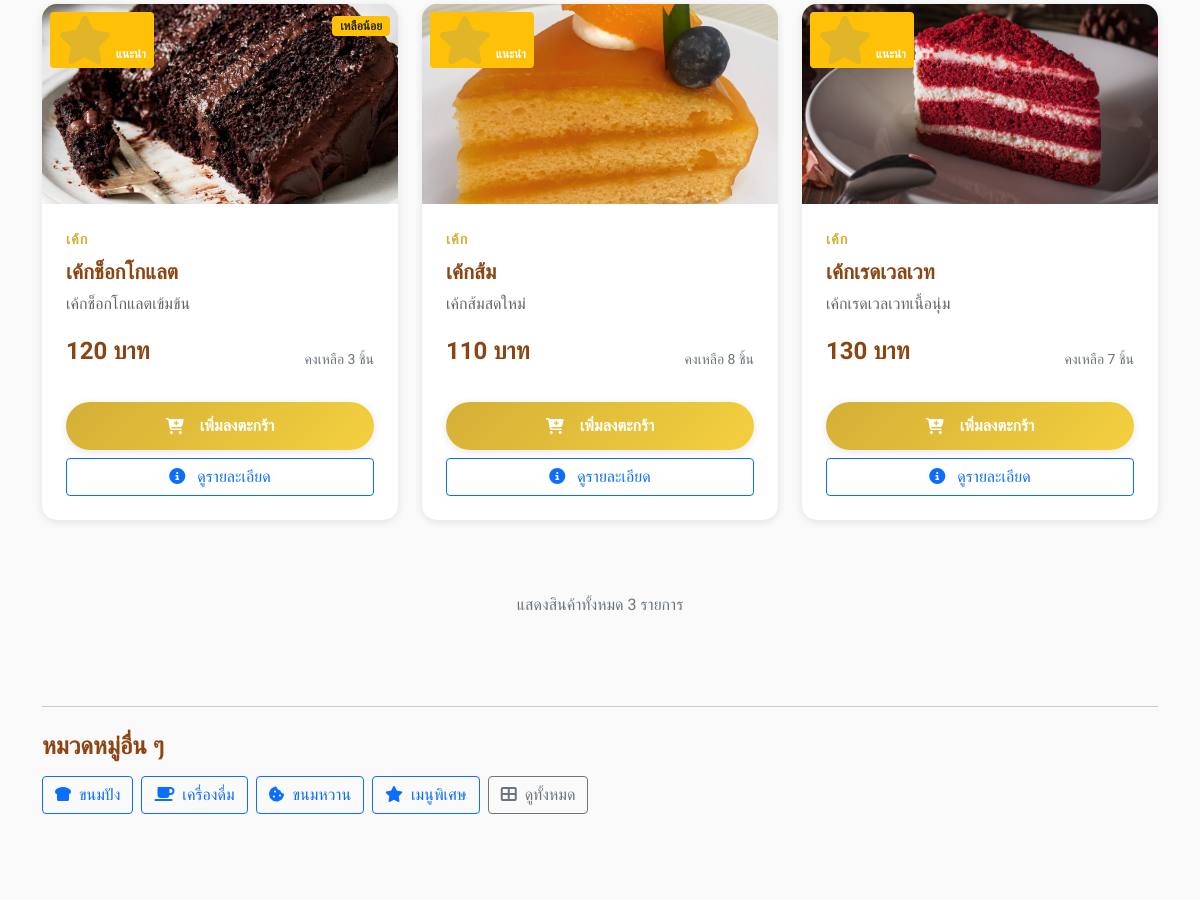
The page /category/1 (middle part) on the database as committed earlier.
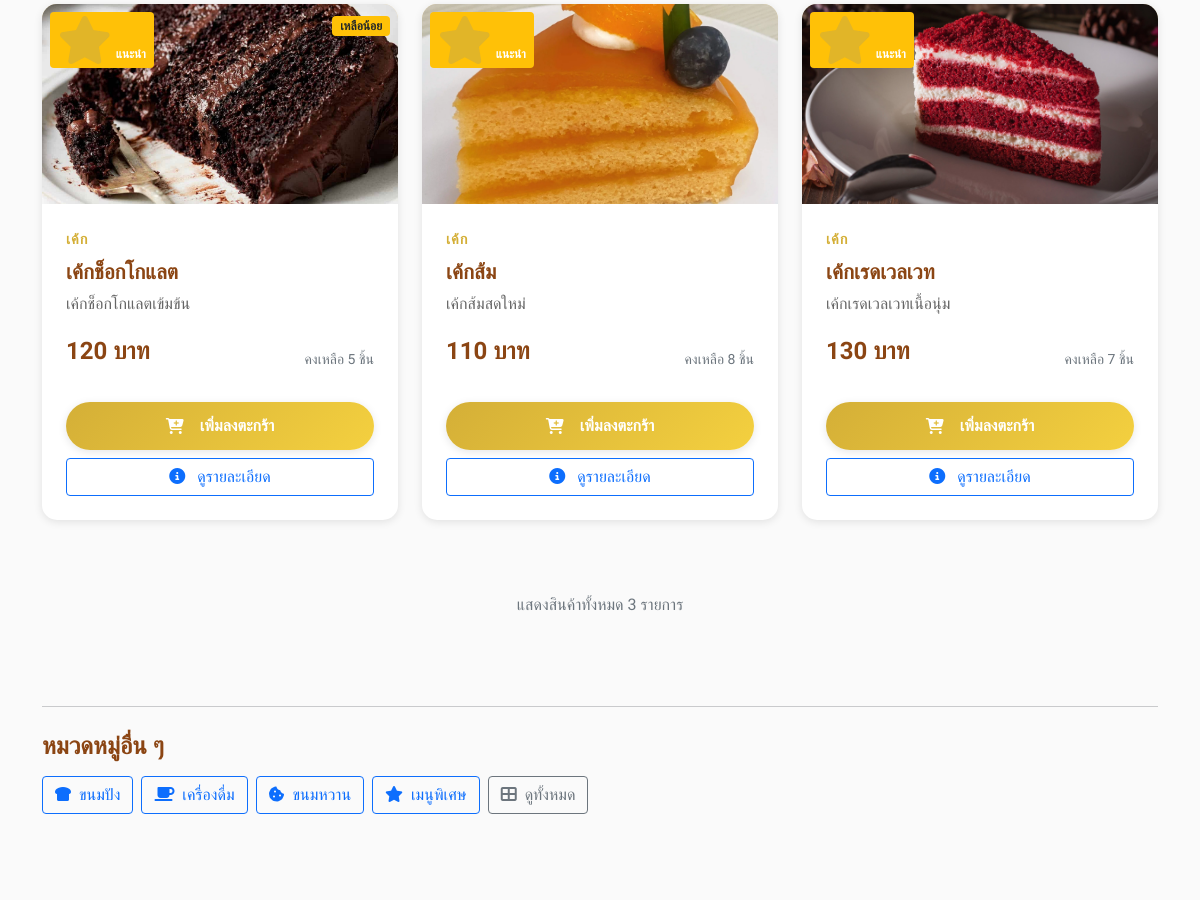
The same page on the database as committed later.
### tables this page shows
CREATE TABLE products (
        id INTEGER PRIMARY KEY AUTOINCREMENT,
        name TEXT NOT NULL,
        name_en TEXT,
        description TEXT,
        price DECIMAL(10,2) NOT NULL,
        image TEXT,
        category_id INTEGER,
        is_available BOOLEAN DEFAULT 1,
        is_featured BOOLEAN DEFAULT 0,
        stock_quantity INTEGER DEFAULT 0,
        created_at TIMESTAMP DEFAULT CURRENT_TIMESTAMP,
        FOREIGN KEY (category_id) REFERENCES categories (id)
    );

### app.py (the view)
@app.route('/category/<int:category_id>')
def category_by_id(category_id):
    categories = get_categories()
    products = get_products_by_category(category_id)
    category_name = None
    for cat in categories:
        if cat['id'] == category_id:
            category_name = cat['name']
            break
    if not category_name:
        flash('ไม่พบหมวดหมู่ที่ต้องการ')
        return redirect(url_for('index'))
    return render_template('category.html',
                         products=products,
                         category_name=category_name)

### app.py (called while the page is built, shortened)
def get_db_connection():
    conn = sqlite3.connect(DB_NAME)
    conn.row_factory = sqlite3.Row
    return conn

def get_categories():
    conn = get_db_connection()
    categories = conn.execute(
        "SELECT * FROM categories ORDER BY display_order"
    ).fetchall()
    conn.close()
    return categories

def get_products_by_category(category_id=None, featured_only=False):
    conn = get_db_connection()
    if category_id:
        if featured_only:
            products = conn.execute("""
                SELECT p.*, c.name as category_name
                FROM products p
                JOIN categories c ON p.category_id = c.id
                WHERE p.category_id = ? AND p.is_available = 1 AND p.is_featured = 1
                ORDER BY p.created_at DESC
            """, (category_id,)).fetchall()
        else:
            products = conn.execute("""
                SELECT p.*, c.name as category_name
                FROM products p
                JOIN categories c ON p.category_id = c.id
                WHERE p.category_id = ? AND p.is_available = 1
                ORDER BY p.created_at DESC
            """, (category_id,)).fetchall()
    conn.close()
    return products

### templates/category.html (shortened to what the changed rows need)
{% extends "layout.html" %}
{% block content %}
<div class="container py-5">
    {% if products %}
        <div class="row" id="products-container">
            {% for product in products %}
            <div class="col-lg-4 col-md-6 mb-4 product-item"
                 data-name="{{ product.name }}"
                 data-price="{{ product.price }}">
                <div class="product-card h-100">
                    <div class="product-image">
                        {% if product.image %}
                            <img src="{{ url_for('static', filename='images/products/' + product.image) }}"
                                 alt="{{ product.name }}"
                                 class="img-fluid"
                                 loading="lazy">
                        {% else %}
                            <i class="fas fa-birthday-cake"></i>
                        {% endif %}
                        {% if product.is_featured %}
                        <div class="position-absolute top-0 start-0 m-2">
                            <span class="badge bg-warning">
                                <i class="fas fa-star me-1"></i>แนะนำ
                            </span>
                        </div>
                        {% endif %}
                        {% if product.stock_quantity <= 5 and product.stock_quantity > 0 %}
                        <div class="position-absolute top-0 end-0 m-2">
                            <span class="badge bg-warning text-dark">
                                เหลือน้อย
                            </span>
                        </div>
                        {% endif %}
                    </div>
                    <div class="product-body">
                        <div class="product-category">{{ category_name }}</div>
                        <h5 class="product-name">{{ product.name }}</h5>
                        {% if product.description %}
                            <p class="product-description">{{ product.description }}</p>
                        {% endif %}
                        <div class="d-flex justify-content-between align-items-center mb-3">
                            <div class="product-price">{{ "%.0f"|format(product.price) }} บาท</div>
                            {% if product.stock_quantity > 0 %}
                                <small class="text-muted">คงเหลือ {{ product.stock_quantity }} ชิ้น</small>
                            {% else %}
                                <small class="text-danger">สินค้าหมด</small>
                            {% endif %}
                        </div>
                        <div class="d-grid gap-2">
                            {% if product.stock_quantity > 0 %}
                                <button class="btn btn-custom add-to-cart"
                                        data-product-id="{{ product.id }}"
                                        data-product-name="{{ product.name }}"
                                        data-product-price="{{ product.price }}">
                                    <i class="fas fa-cart-plus me-2"></i>
                                    เพิ่มลงตะกร้า
                                </button>
                            {% else %}
                                <button class="btn btn-secondary" disabled>
                                    <i class="fas fa-times me-2"></i>
                                    สินค้าหมด
                                </button>
                            {% endif %}
                            <a href="{{ url_for('product_detail', product_id=product.id) }}"
                               class="btn btn-outline-primary">
                                <i class="fas fa-info-circle me-2"></i>
                                ดูรายละเอียด
                            </a>
                        </div>
                    </div>
                </div>
            </div>
            {% endfor %}
        </div>
    {% endif %}
</div>
{% endblock %}

Rows that differ between the two databases and show on the page:
changed products "เค้กช็อกโกแลต": stock_quantity "3" → "5"
